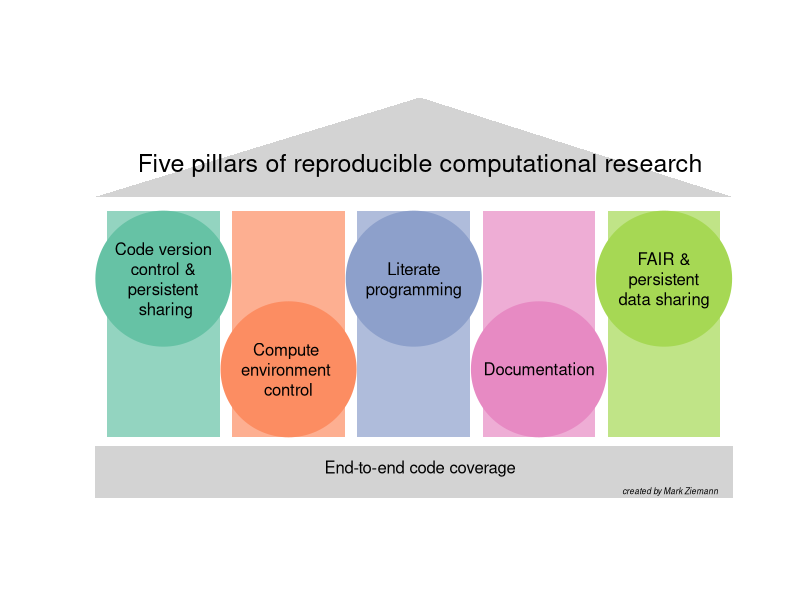
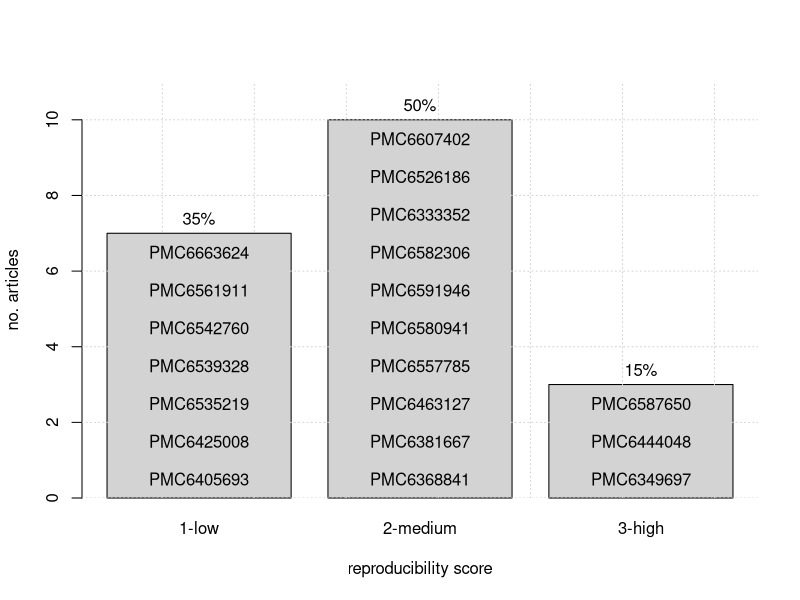

R code for these plots, in order:
## ---- chunk 1

library("DiagrammeR")

## ---- chunk 2

library("RColorBrewer")
cols <- brewer.pal(5, "Set2")
cols2 <- adjustcolor( cols, alpha.f = 0.7)
plot(0,type='n',axes=FALSE,ann=FALSE, xlim=c(0, 10), ylim=c(0, 8.5))
polygon(c(0,1.8,1.8,0),c(1,1,6,6), col=cols2[1], border = NA)
polygon(c(2,3.8,3.8,2),c(1,1,6,6), col=cols2[2], border = NA)
polygon(c(4,5.8,5.8,4),c(1,1,6,6), col=cols2[3], border = NA)
polygon(c(6,7.8,7.8,6),c(1,1,6,6), col=cols2[4], border = NA)
polygon(c(8,9.8,9.8,8),c(1,1,6,6), col=cols2[5], border = NA)
polygon(c(-0.2,10,10,-0.2),c(-0.4,-0.4,0.8,0.8),col="lightgray", border = NA)
polygon(c(-0.2,5,10),c(6.3,8.5,6.3),col="lightgray", border = NA)
points( c(0.9,2.9,4.9,6.9,8.9) , c(4.5,2.5,4.5,2.5,4.5), pch=19,cex=18,col=cols )
text(5,7,lab="Five pillars of reproducible computational research", cex=1.5)

labs <- c("Code version\ncontrol &\npersistent\n sharing",
  "Compute \nenvironment \ncontrol",
  "Literate\nprogramming",
  "Documentation",
  "FAIR &\npersistent\ndata sharing")

text( c(0.9,2.9,4.9,6.9,8.9) , c(4.5,2.5,4.5,2.5,4.5) , lab=labs)
text( 5 , 0.3 , lab="End-to-end code coverage")
text( 9, -0.2 , lab=expression(italic("created by Mark Ziemann")),cex=0.5)

## ---- chunk 3

score1 <- c("PMC6405693","PMC6425008","PMC6535219","PMC6539328","PMC6542760","PMC6561911","PMC6663624")
score2 <- c("PMC6368841","PMC6381667","PMC6463127","PMC6557785","PMC6580941","PMC6591946",
  "PMC6582306","PMC6333352","PMC6526186","PMC6607402")
score3 <- c("PMC6349697","PMC6444048","PMC6587650")
l <- list("1-low"=score1,"2-medium"=score2,"3-high"=score3)

barplot(unlist(lapply(l,length)),col="lightgray",
  xlab="reproducibility score",ylab="no. articles",
  ylim=c(0,11))

grid()
text(0.7,1:7-0.5,labels=score1)
text(1.9,1:10-0.5,labels=score2)
text(3.1,1:3-0.5,labels=score3)

pc <- unlist(lapply(l,length)) / sum(unlist(lapply(l,length))) * 100
pc2 <- paste(pc,"%",sep="")
text(c(0.7,1.9,3.1),unlist(lapply(l,length))+0.4,labels=pc2)

## ---- chunk 4

library("DiagrammeR")
grViz("digraph flowchart {
      node [fontname = Helvetica, shape = rectangle]
      tab1 [label = '@@1']
      tab2 [label = '@@2']
      tab3 [label = '@@3']
      tab4 [label = '@@4']
      tab5 [label = '@@5']
      tab6 [label = '@@6']
      tab1 -> tab2 -> tab3 -> tab4 -> tab6;
      tab3 -> tab5 -> tab6 }
      [1]: 'Fetch RNA-seq from DEE2'
      [2]: 'Quality control'
      [3]: 'Differential expression'
      [4]: 'Over-representation analysis'
      [5]: 'Functional class scoring'
      [6]: 'Euler diagram'
")
